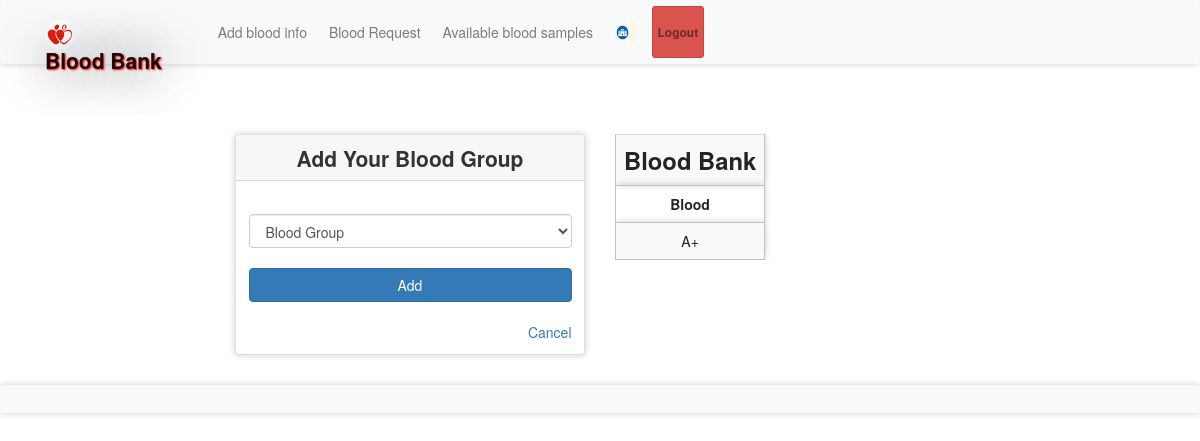
Page /bloodinfo.php (signed in) on the earlier database version.
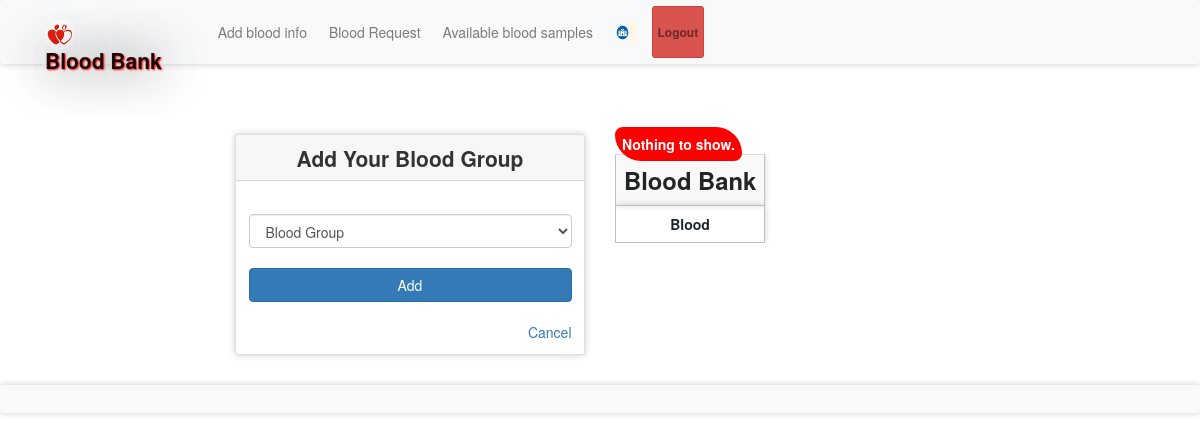
Same page on the later database version.
### tables this page shows
CREATE TABLE `bloodinfo` (
  `bid` int(11) NOT NULL,
  `hid` int(11) NOT NULL,
  `bg` varchar(10) NOT NULL
);

### bloodinfo.php (the view, shortened to what this page needs)
<?php
  require 'file/database.php';
  if(!isset($_SESSION['hid']))
  {
  header('location:login.php');
  }
  else {
    $hid  = $_SESSION['hid'];
?>
<!DOCTYPE html>
<html>
<?php require 'head.php'; ?>
<body>
  <?php require 'header.php'; ?>
    <div class="container cont">
      <div class="row justify-content-center">
         <div class="col-lg-4 col-md-5 col-sm-6 col-xs-7 mb-5">
          <div class="card">
            <div class="card-header title">Add Your Blood Group</div>
        <div class="card-body">
          <?php
          $available = mysqli_fetch_array(mysqli_query($conn,"SELECT * FROM donor WHERE id = '$hid'"));
          if($available['is_available'] == 1){
            ?>
          <form action="file/infoAdd.php" method="post">
          <select class="form-control" name="bg" required="">
                <option disabled selected>Blood Group</option>
          </select><br>
          <input type="submit" name="add" value="Add" class="btn btn-primary btn-block"><br>
          <a href="index.php" class="float-right" title="click here">Cancel</a>
        </form>
            <?php
          }else{
            echo "Blood Group Added";
          }
          ?>
         </div>
       </div>
     </div>
<?php   if(isset($_SESSION['hid'])){
    $hid=$_SESSION['hid'];
    $sql = "select * from bloodinfo where hid='$hid'";
    $result = mysqli_query($conn, $sql);
  }
  ?>
    <div class="col-lg-4 col-md-5 col-sm-6 col-xs-7 mb-5">
          <table class="table table-striped table-responsive">
            <th colspan="4" class="title">Blood Bank</th>
            <tr>
              <th>Blood</th>
            </tr>
            <div>
                <?php
                if ($result) {
                    $row =mysqli_num_rows( $result);
                    if ($row) {
                }else echo '<b style="color:white;background-color:red;padding:7px;border-radius: 15px 50px;">Nothing to show.</b>';
            }
            ?>
            </div>
            <?php while($row = mysqli_fetch_array($result)) { ?>
            <tr>
              <td><?php echo $row['bg'];?></td>
            </tr>
            <?php } ?>
          </table>
      </div>
   </div>
</div>
<?php require 'footer.php' ?>
</body>
<?php } ?>

Differences in the rows shown:
removed bloodinfo: bg "A+"
Other differences:
text now shown: "Nothing to show."
